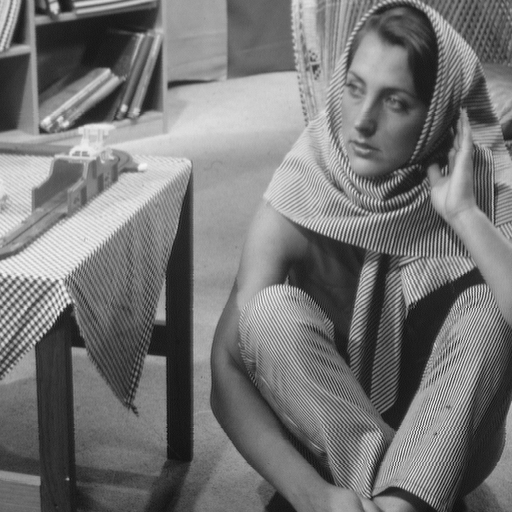
#> input picture Data/barbara.png, 512 x 512 px, found by its file name
$ jupyter execute lez_15_IRLS_MOD_l1Denoising.ipynb
#> lines starting #> are read from the running program, lines starting #| are printed output that depends on the picture
[cell 1]
from skimage.io import imread
import numpy as np
from scipy.io import loadmat
from matplotlib import pyplot as plt
import time

[cell 2]
from google.colab import drive
drive.mount('/content/drive')

[cell 3]
import os
os.chdir('/content/drive/MyDrive/Colab Notebooks/MathematicalModelMethodImageProcessing')
os.getcwd()

[cell 4]
rootfolder = '/content/drive/MyDrive/Colab Notebooks/MathematicalModelMethodImageProcessing/Assignments'

Useful function for computing PSNR

[cell 5]
def compute_psnr(Y_true, Y_pred):
  mse = np.square(np.subtract(Y_true,Y_pred)).mean()
  #max_signal = np.max(Y_true)
  max_signal = 1
  return 10* np.log10(max_signal**2 / mse)

IRLS Algorithm
--------------
Define the problem parameters

[cell 6]
A = np.array([[1, 3], [3, 1]]) # low dimensions to plot it, you can test larger sizes
b = np.array([-1, 2])

lmbda = 0.5

The function to be minimized is $\frac{1}{2}\|Ax-b\|_2^2 + \lambda \|x\|_1$

[cell 7]
f = lambda x: 0.5 * np.sum((A @ x - b) ** 2) + lmbda * np.sum(np.abs(x))

# derivative of f from matrix calculus
df = lambda x: A.T @ (A @ x) - A.T @ b

Plot the function

[cell 8]
# this function has been prepared only for the visualization sake, no need to go through this but it renders some nice
# graphics :)
F = lambda r1, r2: (r1 * A[0, 0] + r2 * A[0, 1] - b[0]) ** 2 + (r1 * A[1, 0] + r2 * A[1,1] - b[1]) ** 2 + lmbda * (np.abs(r1) + np.abs(r2))
xx, yy = np.meshgrid(np.arange(-10, 10, 1), np.arange(-10, 10, 1))

fig = plt.figure()
ax = plt.axes(projection='3d')
ax.plot_surface(xx, yy, F(xx, yy), edgecolor=[0, 0, 1], alpha=0.5, facecolor=[0, 1, 1])
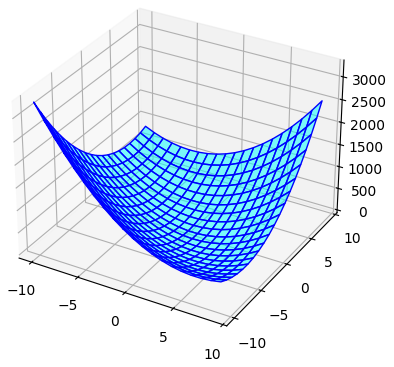
#> figure drawn by matplotlib, 1 panel

Set the parameters

[cell 9]
MAX_ITER = 1e3
TOL_DIST_X = 1e-10

Initialization: test different inizializations, the function is convex, you always converge to the same solution

[cell 10]
x0 = np.array([5, -10])

# initialization
all_x = [x0]
distanceX = 1e10  # stopping criteria
cnt = 0
delta = 1e-6

Main loop

[cell 11]
while cnt < MAX_ITER and distanceX > TOL_DIST_X:
    x = all_x[-1]

    # compute the weight matrix
    W = np.diag(1 / (np.abs(x) + delta))

    # solve the weighted regularized LS system
    x_current = np.linalg.solve((A.T @ A) + (lmbda*W), (A.T @ b))

    distanceX = np.linalg.norm(x - x_current)

    # store the estimate
    # update all_x
    all_x.append(x_current)

    cnt = cnt + 1

Plot all the estimates

[cell 12]
# plot the new estimate
xxplot = [x[0] for x in all_x]
yyplot = [x[1] for x in all_x]
zzplot = F(np.array(xxplot), np.array(yyplot))

fig = plt.figure(figsize=(10,10))
ax = plt.axes(projection='3d')
ax.plot_surface(xx, yy, F(xx, yy), edgecolor=[0, 0, 1], alpha=0.5, facecolor=[0, 1, 1])
ax.plot3D(xxplot, yyplot, zzplot, 'r-o')
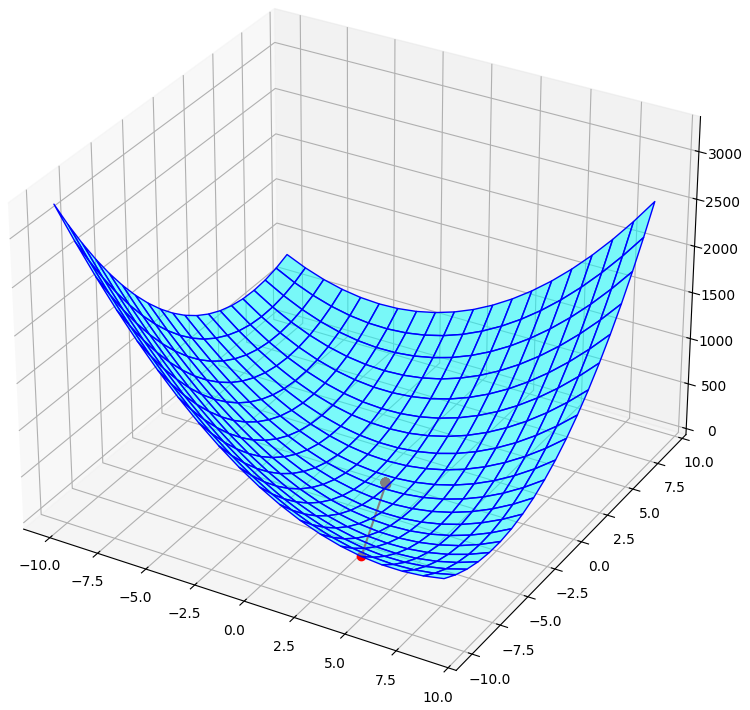
#> figure drawn by matplotlib, 1 panel

[cell 13]
print(f'nr of iteration of IRLS (before stopping criteria met): {cnt}\n')
print(f'Solution of IRLS: [{x_current[0]:.4f}, {x_current[1]:.4f}]\n')
print(f'Value of the functional: {f(x_current):.4f}\n')

**THIS WAS NOT PRESENTED IN THE 2025 EDITION**: MOD dictionary learning
-----------------------
Useful function for plot the 2D DCT dictionary

[cell 14]
def get_dictionary_img(D):
    M, N = D.shape
    p = int(round(np.sqrt(M)))
    nnn = int(np.ceil(np.sqrt(N)))
    bound = 2
    img = np.ones((nnn*p+bound*(nnn-1), nnn*p+bound*(nnn-1)))
    for i in range(N):
        m = np.mod(i, nnn)
        n = int((i-m)/nnn)
        m = m * p + bound * m
        n = n * p + bound * n
        atom = D[:, i].reshape((p, p))
        if atom.min() < atom.max():
            atom = (atom - atom.min()) / (atom.max() - atom.min())
        img[m: m + p, n: n + p] = atom

    return img

Define a function to perform the sparse coding using your favorite algorithm (IRLS, FISTA or ISTA)

[cell 15]
def IRLS(s, D, lmbda, x0=None):
  if x0 is None:
    x0 = np.zeros(D.shape[1])
  delta = 1e-6
  max_iter = 20
  distanceX = 1e10
  toll_x = 1e-3

  x = x0
  cnt = 0
  while cnt < max_iter or distanceX > toll_x:
    W = np.diag(1 / (np.abs(x) + delta))
    x_current = np.linalg.solve((lmbda*W) + (D.T @ D)  , (D.T @ s))
    distanceX = np.linalg.norm(x_current - x, ord=2)
    x = x_current
    cnt = cnt + 1
  return x

Load the image and rescale it in [0,1]

[cell 16]
img = imread(f'{rootfolder}/data/barbara.png') / 255
#> img: shape (512, 512) float64; min 0.0471, max 0.965, mean 0.46
imsz = img.shape
#> imsz = (512, 512)
plt.figure(figsize=(10,10))
plt.imshow(img, cmap='gray')

Set the parameters

[cell 17]
# patch size
p = 8

# number of elements in the patchfrom skimage.io import imread
M = p ** 2

# number of columns in the dictionary
N = 96

# extract the random patches from the noisy image
npatch = 1000

# only few MOD iterations are needed for a good dictionary
max_iter = 10

lmbda = 0.1

Extract $npatch$ random patches from the image

[cell 18]
S = np.zeros((M, npatch))
for i in range(npatch):
  coord_x = np.random.randint(0, imsz[0] - p)
  coord_y = np.random.randint(0, imsz[1] - p)
  patch = img[coord_x: coord_x + p, coord_y: coord_y + p]
  S[:, i] = patch.flatten()
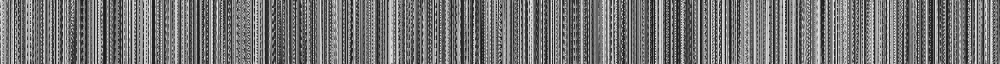
#> S: shape (64, 1000) float64; min 0.0471, max 0.953, mean 0.459

[cell 19]
# Normalization of the patches
S = S - np.mean(S, axis=1, keepdims=True)

Initialize the dictionary randomly and the normalize the columns

[cell 20]
D = np.random.rand(M, N)
# normalization of each column of D
D -= D.mean(axis=0)
D /= np.linalg.norm(D, axis=0, ord=2)

Initialize a matrix for the coefficients of all the patches

[cell 21]
X = D.T @ S
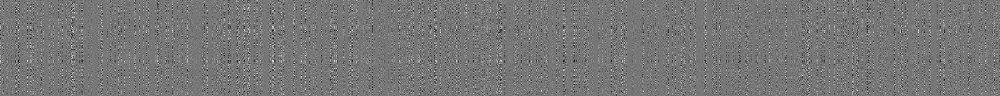
#> X: shape (96, 1000) float64; min -0.6, max 0.683, mean 1.53e-18; drawn with min black and max white
